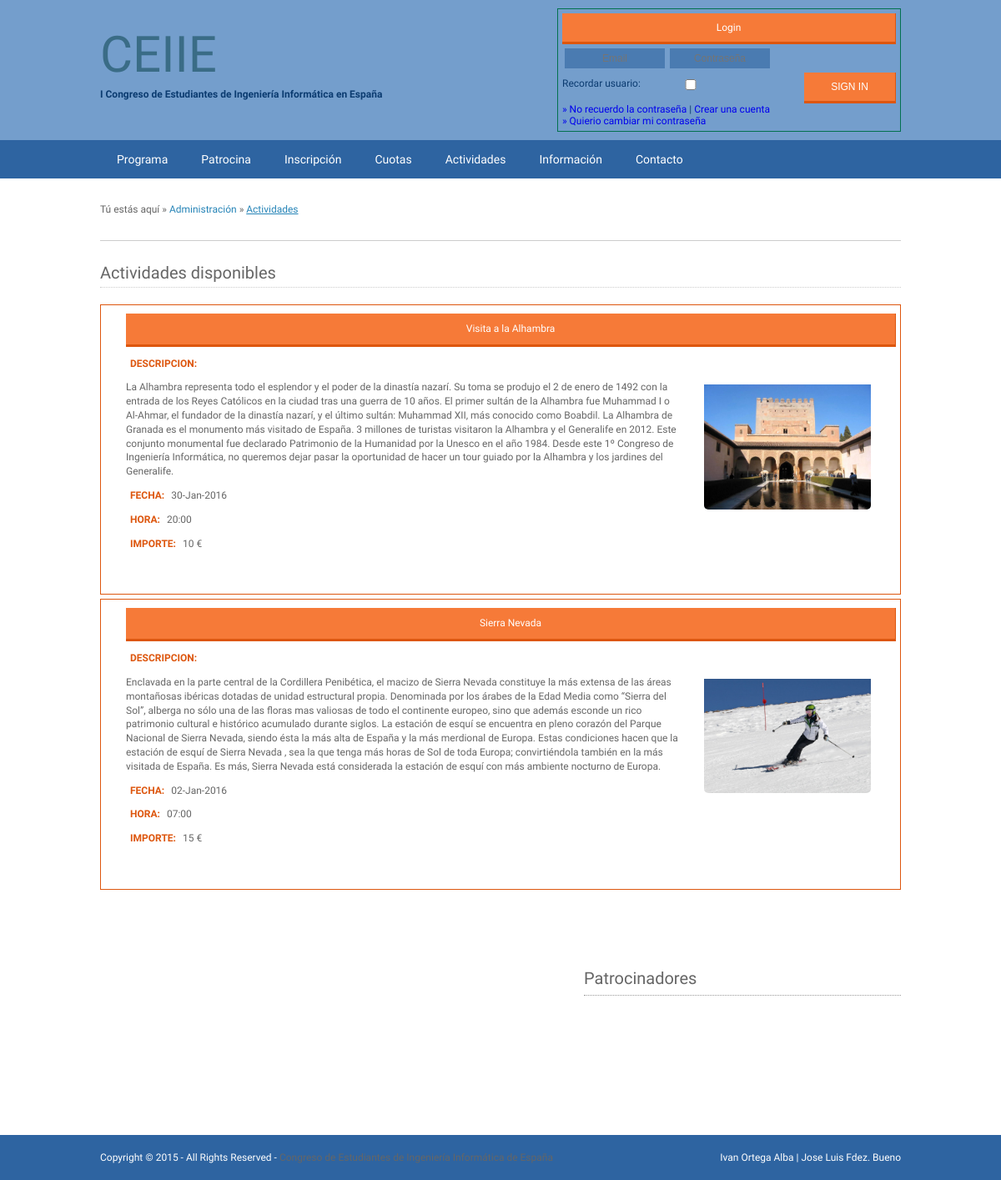
Before: /index.php?page=actividades with the older database file.
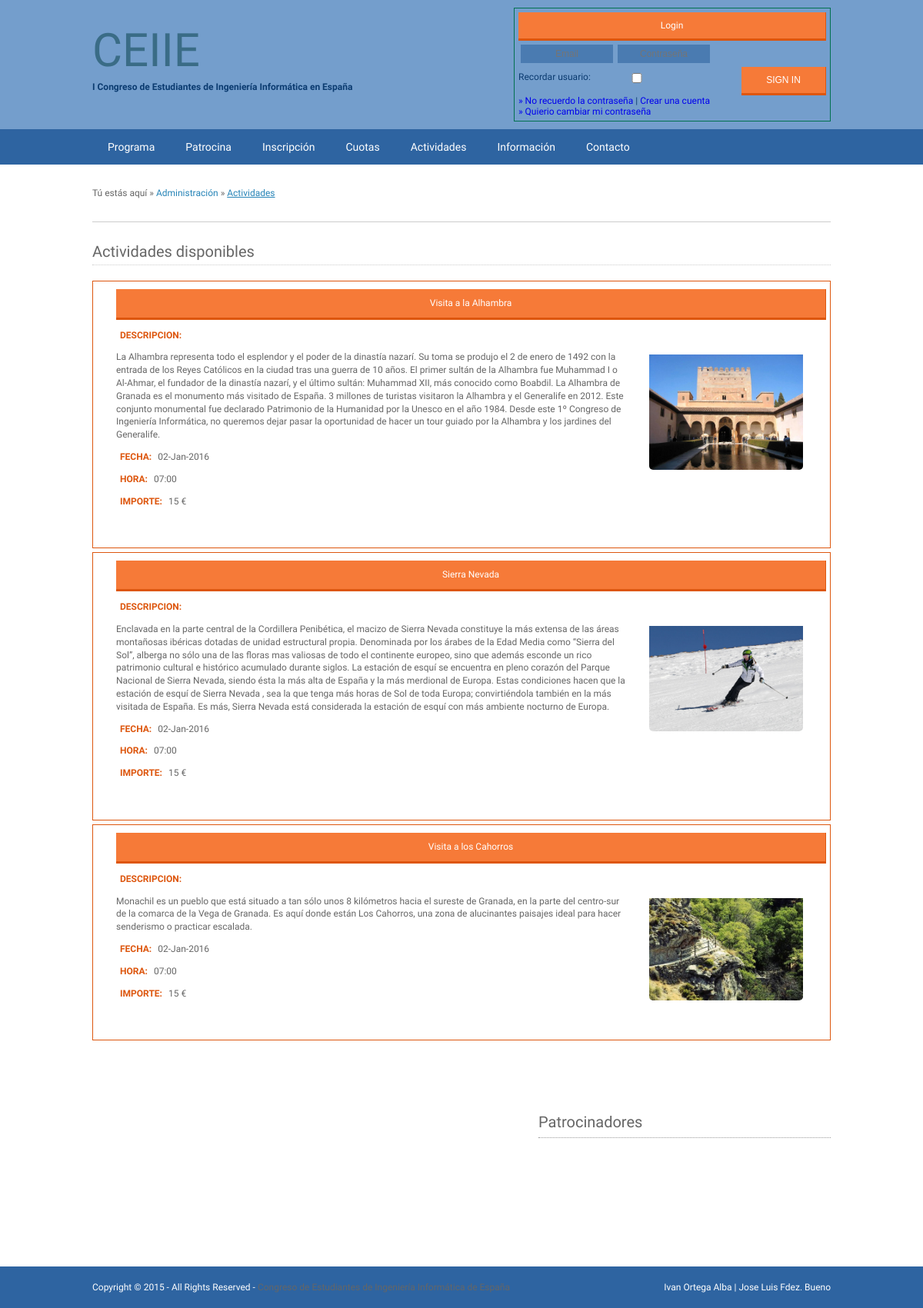
After: the same page with the newer database file.
### tables this page shows
CREATE TABLE IF NOT EXISTS `actividad` (
`idActividad` int(11) NOT NULL,
  `denominacion` varchar(200) NOT NULL,
  `descripcion` text NOT NULL,
  `fecha` date NOT NULL,
  `hora` time NOT NULL,
  `importe` int(11) NOT NULL,
  `foto` varchar(250) NOT NULL
);

### php/database/ORM.php (called while the page is built, shortened)
<?php
class ORM {
    private $conexion;
    function ORM() {
        $this->conexion = mysql_connect(DB_HOST, DB_USER, DB_PASS)
                or exit('No se pudo conectar con el servidor MySQL');
        $this->abreBD = mysql_select_db(DB_NAME, $this->conexion);
    }
    function query($query) {
        return mysql_query($query, $this->conexion);
    }
}

### php/model/containers/Contenedor.php (called while the page is built, shortened)
<?php
include_once 'php/database/ORM.php';;
class Contenedor {
    public function __construct() {
        $this->orm = new ORM();
    }
}

### php/model/containers/ContenedorActividad.php (called while the page is built, shortened)
<?php
include_once 'php/model/Actividad.php';
class ContenedorActividad extends Contenedor {
    function getAll() {
        $actividades = array();
        $query = "SELECT * FROM actividad";
        $resultRow = $this->orm->query($query);
        while ($r = mysql_fetch_array($resultRow)) {
            $actividades[] = new Actividad($r);
        }
        return $actividades;
    }
}

### php/model/Actividad.php (called while the page is built, shortened)
<?php
class Actividad {
    public $denominacion;
    public $descripcion;
    public $fecha;
    public $hora;
    public $importe;
    public $foto;
    function __construct() {
        $params = func_get_args();
        $num_params = func_num_args();
        $funcion_constructor = '__construct' . $num_params;
    }
    function __construct7($id, $denominacion, $descripcion, $fecha, $hora, $importe, $foto) {
        $this->denominacion = $denominacion;
        $this->descripcion = $descripcion;
        $this->fecha = $fecha;
        $this->hora = $hora;
        $this->importe = $importe;
        $this->foto = $foto;
    }
    function getDenominacion() {
        return $this->denominacion;
    }
    function getDescripcion() {
        return $this->descripcion;
    }
    function getFechaEU() {
        return date("d-M-Y", strtotime($this->fecha));
    }
    function getHora() {
        return date("H:i", strtotime($this->hora));
    }
    function getImporte() {
        return $this->importe;
    }
    function getFoto() {
        return $this->foto;
    }
}

### pages/actividades.php (the view, shortened to what this page needs)
<?php
include_once 'php/model/containers/ContenedorActividad.php';
$cActividad = new ContenedorActividad();
?>
<div class="wrapper col3">
    <div id="breadcrumb">
        <ul>
            <li class="first">Tú estás aquí</li>
            <li>&#187;</li>
            <li><a href="#">Administración</a>
            </li>
            <li>&#187;</li>
            <li class="current"><a href="#">Actividades</a>
            </li>
        </ul>
    </div>
</div>
<div class="wrapper col5">
    <div id="container">
        <h2>Actividades disponibles</h2>
        <div id="actividades" class="lista-actividades">
            <?php
            $lActividades = $cActividad->getAll();
            foreach ($lActividades as $a) {
                ?>
                <div id="actividad-<?php $a->getId() ?>" class="actividades elemento-listado">
                    <p class="titulo-elemento-listado"><?php echo $a->getDenominacion() ?></p>
                    <img src="<?php echo DIR_FOTOS_ACT . $a->getFoto() ?>" class="foto-listado" alt="Foto de la actividad<?php $a->getId() ?>">
                    <p><strong>Descripcion: </strong></p><p><?php echo $a->getDescripcion() ?></p>
                    <p><strong>Fecha: </strong><?php echo $a->getFechaEU() ?></p>
                    <p><strong>Hora: </strong><?php echo $a->getHora() ?> </p>
                    <p><strong>Importe: </strong><?php echo $a->getImporte() ?> €</p>
                </div>
                <?php
            }
            ?>
        </div>
        <br><br>
    </div>
</div>

### index.php (shortened to what this page needs)
<?php
if (!isset($_GET['ajax']) OR ! $_GET['ajax']) {
    include_once('head.php');
    include_once('header.php');
}
$treePages = Array(
    "programa" => Array(
        "agiles" => 'pages/programas/agiles.php',
        "ifml" => 'pages/programas/ifml.php',
        "prince" => 'pages/programas/prince.php',
        "windows" => 'pages/programas/windows.php',
        "unix" => 'pages/programas/unix.php',
        "ios" => 'pages/programas/ios.php',
        "visualizacion" => 'pages/programas/visualizacion.php',
        "digitalizacion" => 'pages/programas/digitalizacion.php',
        "realidad_aumentada" => 'pages/programas/realidad_aumentada.php',
        "paralela" => 'pages/programas/paralela.php',
        "distribuidos" => 'pages/programas/distribuidos.php',
        "tiempo_real" => 'pages/programas/tiempo_real.php',
        "db_multidimensionales" => 'pages/programas/db_multidimensionales.php',
        "db_oo" => 'pages/programas/db_oo.php',
        "db_distribuidos" => 'pages/programas/db_distribuidos.php',
        "haptica" => 'pages/programas/haptica.php',
        "wereables" => 'pages/programas/wereables.php',
        "realidad_virual" => 'pages/programas/realidad_virtual.php',
        "procesadores" => 'pages/programas/procesadores.php',
        "traductores" => 'pages/programas/traductores.php',
        "habla" => 'pages/programas/habla.php'),
    "patrocina" => 'pages/patrocina.php',
    "inscripcion" => 'pages/inscripcion.php',
    "alhambra" => 'pages/alhambra.php',
    "sierra_nevada" => 'pages/sierra_nevada.php',
    "etsiit" => 'pages/etsiit.php',
    "granada" => 'pages/granada.php',
    "contacto" => 'pages/contacto.php',
    "registro-usuario" => 'pages/registro-usuario.php',
    "cuotas" => 'pages/cuotas.php',
    "actividades" => 'pages/actividades.php',
    "mi-inscripcion" => 'pages/mi-inscripcion.php',
    "lista-inscritos" => 'pages/lista-inscritos.php',
    "editar-cuota" => 'pages/editar-cuota.php',
    "editar-actividad" => 'pages/editar-actividad.php',
    "logout" => 'php/logout.php',
    "restablecer_pass" => 'pages/restablecer_pass.php',
    "cambiar_pass" => 'pages/cambiar_pass.php',
    "hoteles" => 'pages/hoteles.php',
    "buscar_inscritos" => 'pages/buscar_inscritos.php',
    "ajax" => Array(
        "actividades-ajax" => 'php/ajax/getActividadesCuota.php',
        "buscar_inscritos_ajax" => 'php/ajax/buscar_inscritos_ajax.php'
    )
);
if (isset($_GET['page']) && $treePages[$_GET['page']]) {
    if ($_GET['page'] != "programa") {
        include_once $treePages[$_GET['page']];
    }
} else if (isset($_GET['ajax'])) {
    include_once $treePages['ajax'][$_GET['ajax']];
} else {
    include_once 'contain.php';
}
if (!isset($_GET['ajax']) OR ! $_GET['ajax']) {
    include_once('footer.php');
}
?>

### head.php (shortened to what this page needs)
<!DOCTYPE html>
<html xmlns="http://www.w3.org/1999/xhtml">
    <head>
        <link rel="stylesheet" href="layout/styles/layout.css" type="text/css" />
        <link rel="stylesheet" href="//maxcdn.bootstrapcdn.com/font-awesome/4.3.0/css/font-awesome.min.css"/>
    </head>

### header.php (shortened to what this page needs)
<body id="top">
    <div class="wrapper col1">
        <div id="header">
            <div id="logo">
                <h1><a href="index.php">CEIIE</a></h1>
                <p><strong>I Congreso de Estudiantes de Ingeniería
                        Informática en España</strong>
                </p>
            </div>
            <?php
            if (!isset($_SESSION['usuario'])) {
                ?>
                <div id="login">
                    <p class="titulo-login">Login</h2>
                    <form action="index.php" method="post">
                        <fieldset>
                            <div class="fl_left">
                                <input type="text" name="usuario" value="" placeholder="Email" />
                                <input type="password" name="password" value="" placeholder="Contraseña" />
                            </div>
                            <div id="recordar"> <label for="recordar">Recordar usuario:</label><input type="checkbox" name="recordar" id="recordar"></div>
                            <div class="fl_right">
                                <input type="submit" class="btn-default" name="login" id="login_go" value="Sign In" />
                            </div>
                        </fieldset>
                    </form>
                    <p><a href="index.php?page=restablecer_pass">&raquo; No recuerdo la contraseña</a> | <a href="index.php?page=registro-usuario">Crear una cuenta</a>
                    </p>
                    <p><a href="index.php?page=cambiar_pass">&raquo; Quierio cambiar mi contraseña</a>
                    </p>
                </div>
            <?php } ?>
            <br class="clear" />
        </div>
    </div>
    <div class="wrapper col2">
        <div id="topbar">
            <div id="topnav">
                <ul>
                    <li><a href="index.php?page=programa">Programa</a>
                    </li>
                    <li><a href="index.php?page=patrocina">Patrocina</a>
                    </li>
                    <li><a href="index.php?page=inscripcion">Inscripción</a>
                    </li>
                    <li><a href="index.php?page=cuotas">Cuotas</a>
                    </li>
                    <li><a href="index.php?page=actividades">Actividades</a>
                    </li>
                    <li><a href="#">Información</a>
                    </li>
                    <li><a href="index.php?page=contacto">Contacto</a>
                    </li>
                </ul>
            </div>
            <br class="clear" />
        </div>
    </div>

### footer.php (shortened to what this page needs)
<div class="wrapper col6">
    <div id="footer">
        <div id="patrocinadores" class="footbox-2">
            <h2>Patrocinadores</h2>
            <div id="slideshow">
            </div>
        </div>
        <br class="clear" />
    </div>
</div>
<div class="wrapper col7">
    <div id="copyright">
        <p class="fl_left">Copyright &copy; 2015 - All Rights Reserved - <a href="#">Congreso de Estudiantes de Ingeniería Informática de España</a>
        </p>
        <p class="fl_right">Ivan Ortega Alba | Jose Luis Fdez. Bueno</p>
        <br class="clear" />
    </div>
</div>
</body>
</html>

### layout/styles/layout.css (style rules this page uses)
html { overflow-y: scroll; }
body { margin: 0; padding: 0; font-size: 12px; font-family: 'Raleway', sans-serif; color: #FFFFFF; background-color: #2E64A1; }
a { outline: none; text-decoration: none; }
.fl_left, .imgl { float: left; }
.fl_right, .imgr { float: right; }
div.wrapper { display: block; width: 100%; margin: 0; text-align: left; }
div.wrapper h1, div.wrapper h2, div.wrapper h3, div.wrapper h4, div.wrapper h5, div.wrapper h6 { margin: 0 0 20px 0; padding: 0 0 8px 0; font-size: 20px; font-weight: normal; }
.col1 { color: #0B3B70; background-color: #749ECC; }
.col2 { color: #FFFFFF; background-color: #2E64A1; }
.col3, .col4, .col5 { color: #666666; background-color: #FFFFFF; }
.col6 { color: #666666; background-color: white; }
.col7, .col7 a { color: #666666; background-color: #2E64A1; }
#header, #topbar, #intro, #services, #breadcrumb, #container, #footer, #copyright { display: block; position: relative; width: 960px; margin: 0 auto; }
#header { padding: 10px 10px; }
#header #logo { display: block; float: left; width: 400px; margin: 20px 0% 20px 0%; }
#header #logo h1, #header #logo p { margin: 0; padding: 0; line-height: normal; }
#header #logo p { font-size: 12px; }
#header #logo h1 { margin: 0 0 5px 0; padding: 0; font-size: 60px; border: none; }
#header h1 a { color: #3A6C86; }
#topbar { z-index: 1000; }
#breadcrumb { padding: 30px 0; border-bottom: 1px solid #CCCCCC; }
#breadcrumb a { color: #2684B7; background-color: #FFFFFF; }
#breadcrumb ul { margin: 0; padding: 0; list-style: none; }
#breadcrumb ul li { display: inline; }
#breadcrumb ul li.current a { text-decoration: underline; }
#container { padding: 30px 0; line-height: 1.4em; }
#container h1, #container h2, #container h3, #container h4, #container h5, #container h6 { padding-bottom: 8px; border-bottom: 1px dotted #CCCCCC; }
#container img { max-width: 700px; margin: 30px; }
#footer { padding: 30px 0; }
#footer h2 { margin-bottom: 10px; border-bottom: 1px dotted #999999; }
#footer .footbox-2 { display: block; float: right; width: 380px; margin: 0 0 0 30px; overflow: hidden; height: 170px; }
#copyright { padding: 20px 0; }
#copyright p { margin: 0; padding: 0; text-decoration: none; color: white; }
#topnav li a.color-admin, #topnav #nav-admin a, btn-verde, .btn-default { background-color: #25A27C; }
.elemento-listado { padding:10px 5px 40px 30px; border: 1px solid #DD560E; margin-top:5px; }
.elemento-listado strong { color: #DD560E; text-transform: uppercase; padding-left:5px; margin-right:5px; }
.elemento-listado .titulo-elemento-listado { background-color:#F67A38; color:white; text-align:center; padding: 10px; margin: 0px ; border-bottom: 3px solid #DD560E; border-right: 1px solid #DD560E; }
.foto-listado { float:right; display: block; margin: 0; padding: 15px 0px 0px 0px; border: 0; width: 200px; border-radius:5px; }

### layout/styles/navi.css (style rules this page uses)
#topnav { display: block; float: left; width: 100%; margin: 0; padding: 0; list-style: none; font-size: 14px; font-weight: normal; color: #FFFFFF; background-color: #2E64A1; }
#topnav ul, #topnav li { float: left; list-style: none; margin: 0; padding: 0; }
#topnav li a:link, #topnav li a:visited, #topnav li a:hover { display: block; margin: 0; padding: 15px 20px; color: #FFFFFF; background-color: #2E64A1; }

### layout/styles/forms.css (style rules this page uses)
form, fieldset, legend { margin: 0; padding: 0; border: none; }
form label { margin-right: 5px; }
.btn-default { margin: 0; margin-right: 5px; padding: 5px 20px 5px 20px; text-transform: uppercase; color: #FFFFFF; background-color: #25A27C; border-color: None; border:none; }
#header input { display: block; float: left; width: 110px; margin: 5px 11px 0px 0; padding: 5px; color: WHITE; ; background-color: #4A7BB1; border: none; font-size: 12px; }
#header input[type=submit] { background-color:#F67A38; color:white; text-align:center; padding: 10px; margin: 0px ; border-bottom: 3px solid #DD560E; border-right: 1px solid #DD560E; }
#header #login p { margin: 0px; }
#header #login #recordar { display:block; float: left; }
#recordar, #recordar label { float: left; margin-top: 3px; }
#login { float: right; display: block; width: 400px; margin: 0 0 0 0px; padding: 5px; border: 1px solid #02714F; }
#login .titulo-login { background-color:#F67A38; color:white; text-align:center; padding: 10px; margin: 0px ; border-bottom: 3px solid #DD560E; border-right: 1px solid #DD560E; }
#login input[type=text] ,#login input[type=password] { color:white; text-align:center; padding: 5px; margin: 5px 3px ; }

Changed rows visible on the page:
changed actividad "Visita a la Alhambra": fecha "30-Jan-2016" → "02-Jan-2016"; hora "20:00" → "07:00"; importe "10" → "15"
added actividad: denominacion "Visita a los Cahorros", foto (picture), descripcion "Monachil es un pueblo que está situado a tan sólo unos 8 kilómetros hacia el sureste de Granada, en la parte del centro-sur de la comarca de la Vega de Granada. Es aquí donde están Los Cahorros, una zona de alucinantes paisajes ideal para hacer senderismo o practicar escalada.", fecha "02-Jan-2016", hora "07:00", importe "15"
